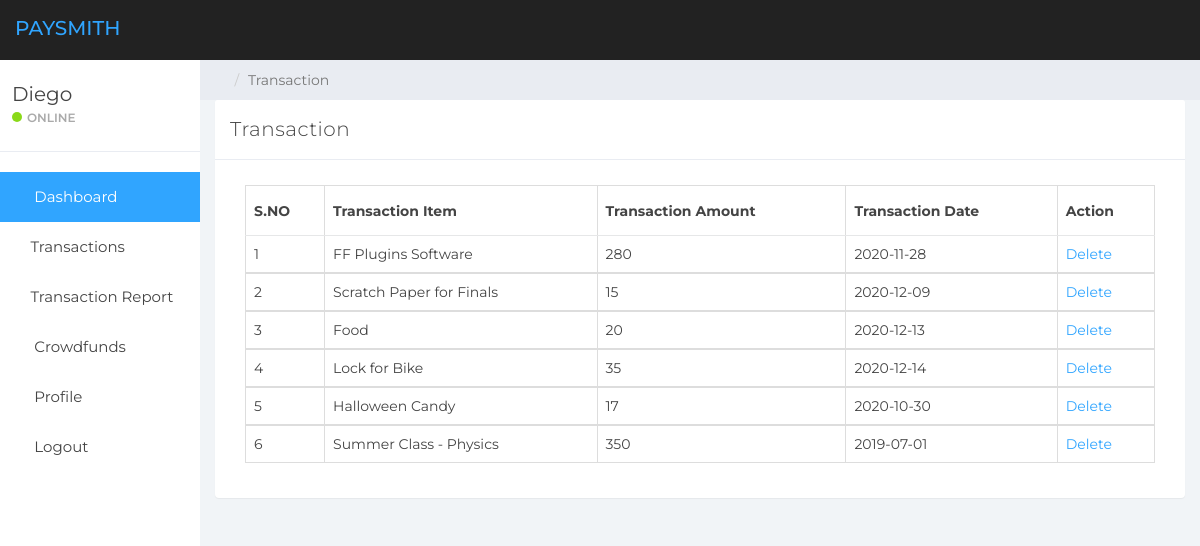
The page /manage-expense.php (signed in) on the database its author committed.
### tables this page shows
CREATE TABLE `customers` (
  `id` int(11) NOT NULL,
  `fname` varchar(255) NOT NULL,
  `lname` varchar(255) NOT NULL,
  `email` varchar(255) NOT NULL,
  `password` varchar(255) NOT NULL,
  `balance` varchar(255) NOT NULL DEFAULT '0'
);

CREATE TABLE `transactions` (
  `id` int(15) NOT NULL,
  `UserID` int(255) NOT NULL,
  `date` date NOT NULL,
  `item` varchar(255) NOT NULL,
  `cost` int(255) NOT NULL
);

### manage-expense.php (the view, shortened to what this page needs)
  <?php
$conn = mysqli_connect("localhost", "root", "", "appusers");
if (strlen($_SESSION['id']==0)) {
  header('location:logout.php');
  } else{
?>
<!DOCTYPE html>
<html>
<head>
	<link href="css/bootstrap.min.css" rel="stylesheet">
	<link href="css/font-awesome.min.css" rel="stylesheet">
	<link href="css/datepicker3.css" rel="stylesheet">
	<link href="css/styles2.css" rel="stylesheet">
</head>
<body>
  <body>
    <nav class="navbar navbar-custom navbar-fixed-top" role="navigation">
          <div class="container-fluid">
              <div class="navbar-header">
                  <a class="navbar-brand" href="menu.php"><span>PaySmith</span></a>
              </div>
          </div>
      </nav>
      <div id="sidebar-collapse" class="col-sm-3 col-lg-2 sidebar">
            <div class="profile-sidebar">
                <div class="profile-usertitle">
                    <?php
    $uid=$_SESSION['id'];
    $ret=mysqli_query($conn,"select fname from customers where id='$uid'");
    $row=mysqli_fetch_array($ret);
    $name=$row['fname'];
    ?>
                    <div class="profile-usertitle-name"><?php echo $name; ?></div>
                    <div class="profile-usertitle-status"><span class="indicator label-success"></span>Online</div>
                </div>
            </div>
            <ul class="nav menu">
                <li class="active"><a href="menu.php"><em class="fa fa-dashboard">&nbsp;</em> Dashboard</a></li>
                <li class="parent "><a data-toggle="collapse" href="#sub-item-1">
                    <em class="fa fa-navicon">&nbsp;</em>Transactions <span data-toggle="collapse" href="#sub-item-1" class="icon pull-right"><em class="fa fa-plus"></em></span>
                    </a>
                </li>
      <li class="parent "><a data-toggle="collapse" href="#sub-item-2">
                    <em class="fa fa-navicon">&nbsp;</em>Transaction Report <span data-toggle="collapse" href="#sub-item-1" class="icon pull-right"><em class="fa fa-plus"></em></span>
                    </a>
                </li>
                <li class="parent "><a data-toggle="collapse" href="#sub-item-3">
                    <em class="fa fa-navicon">&nbsp;</em> Crowdfunds <span data-toggle="collapse" href="#sub-item-1" class="icon pull-right"><em class="fa fa-plus"></em></span>
                    </a>
                <li><a href="user-profile.php"><em class="fa fa-user">&nbsp;</em> Profile</a></li>
    <li><a href="logout.php"><em class="fa fa-power-off">&nbsp;</em> Logout</a></li>
            </ul>
        </div>
	<div class="col-sm-9 col-sm-offset-3 col-lg-10 col-lg-offset-2 main">
		<div class="row">
			<ol class="breadcrumb">
				<li><a href="#">
					<em class="fa fa-home"></em>
				</a></li>
				<li class="active">Transaction</li>
			</ol>
		</div>
		<div class="row">
			<div class="col-lg-12">
				<div class="panel panel-default">
					<div class="panel-heading">Transaction</div>
					<div class="panel-body">
						<div class="col-md-12">
							<div class="table-responsive">
            <table class="table table-bordered mg-b-0">
              <thead>
                <tr>
                  <th>S.NO</th>
                  <th>Transaction Item</th>
                  <th>Transaction Amount</th>
                  <th>Transaction Date</th>
                  <th>Action</th>
                </tr>
              </thead>
              <?php
              $userid=$_SESSION['id'];
$ret=mysqli_query($conn,"select * from transactions where UserID='$userid'");
$cnt=1;
while ($row=mysqli_fetch_array($ret)) {
?>
              <tbody>
                <tr>
                  <td><?php echo $cnt;?></td>
                  <td><?php  echo $row['item'];?></td>
                  <td><?php  echo $row['cost'];?></td>
                  <td><?php  echo $row['date'];?></td>
                  <td><a href="manage-expense.php?delid=<?php echo $row['id'];?>">Delete</a>
                </tr>
                <?php
$cnt=$cnt+1;
}?>
              </tbody>
            </table>
          </div>
						</div>
					</div>
				</div>
			</div>
		</div>
	</div>
</body>
</html>
<?php }  ?>

### css/styles2.css (style rules this page uses)
body { background: #f1f4f7; padding-top: 60px; font-size: 14px; color: #444444; font-family: "Montserrat", "Helvetica Neue", Helvetica, Arial, sans-serif; }
a, a:hover, a:focus { color: #30a5ff; }
.navbar-custom { background: #222; height: 60px; }
.navbar-header .navbar-brand { color: #fff; font-size: 20px; text-transform: uppercase; font-weight: 500; height: 60px; padding-top: 18px; }
.navbar-header .navbar-brand span { color: #30a5ff; }
.label-success { background-color: #8ad919; }
.panel { border: 0; }
.panel-heading { font-size: 20px; font-weight: 300; letter-spacing: 0.025em; height: 60px; line-height: 38px; }
.panel-default .panel-heading { background: #fff; border-bottom: 1px solid #e9ecf2; color: #444444; }
.navbar { border: 0; }
.sidebar { display: block; padding: 0; display: none; box-shadow: none; background: #fff; }
.sidebar ul { margin: 20px 0px; }
@media (min-width: 768px) { .sidebar { display: block; position: fixed; top: 60px; bottom: 0; left: 0; z-index: 1000; display: block; margin: 0; padding: 0; overflow-x: hidden; overflow-y: auto; } }
@media (min-width: 768px) { .navbar-header { width: 100%; } }
.sidebar ul.nav .active a, .sidebar ul.nav li.parent a.active, .sidebar ul.nav .active > a:hover, .sidebar ul.nav li.parent a.active:hover, .sidebar ul.nav .active > a:focus, .sidebar ul.nav li.parent a.active:focus { color: #fff; background-color: #30a5ff; }
.sidebar ul.nav li a { height: 50px; font-size: 15px; line-height: 2em; color: #444444; }
.profile-sidebar { padding: 10px 0; border-bottom: 1px solid #e9ecf2; }
.indicator { width: 10px; height: 10px; display: inline-block; border-radius: 9999px; margin-right: 5px; }
.profile-usertitle { float: left; text-align: left; margin: 10px 0 0 12px; }
.profile-usertitle-name { font-size: 20px; margin-bottom: 0px; }
.profile-usertitle-status { text-transform: uppercase; color: #AAA; font-size: 12px; font-weight: 600; margin-bottom: 15px; }
.breadcrumb { border-radius: 0; padding: 10px 15px 10px 15px; background: #e9ecf2; margin: 0; }
.table { background: #fff; }
.table > thead > tr > th { border-bottom: 1px solid #e6e7e8; vertical-align: middle; height: 50px; }

### rows shown on the page
customers: fname "Diego"
transactions: item "FF Plugins Software", cost "280", date "2020-11-28"
transactions: item "Scratch Paper for Finals", cost "15", date "2020-12-09"
transactions: item "Food", cost "20", date "2020-12-13"
transactions: item "Lock for Bike", cost "35", date "2020-12-14"
transactions: item "Halloween Candy", cost "17", date "2020-10-30"
transactions: item "Summer Class - Physics", cost "350", date "2019-07-01"
